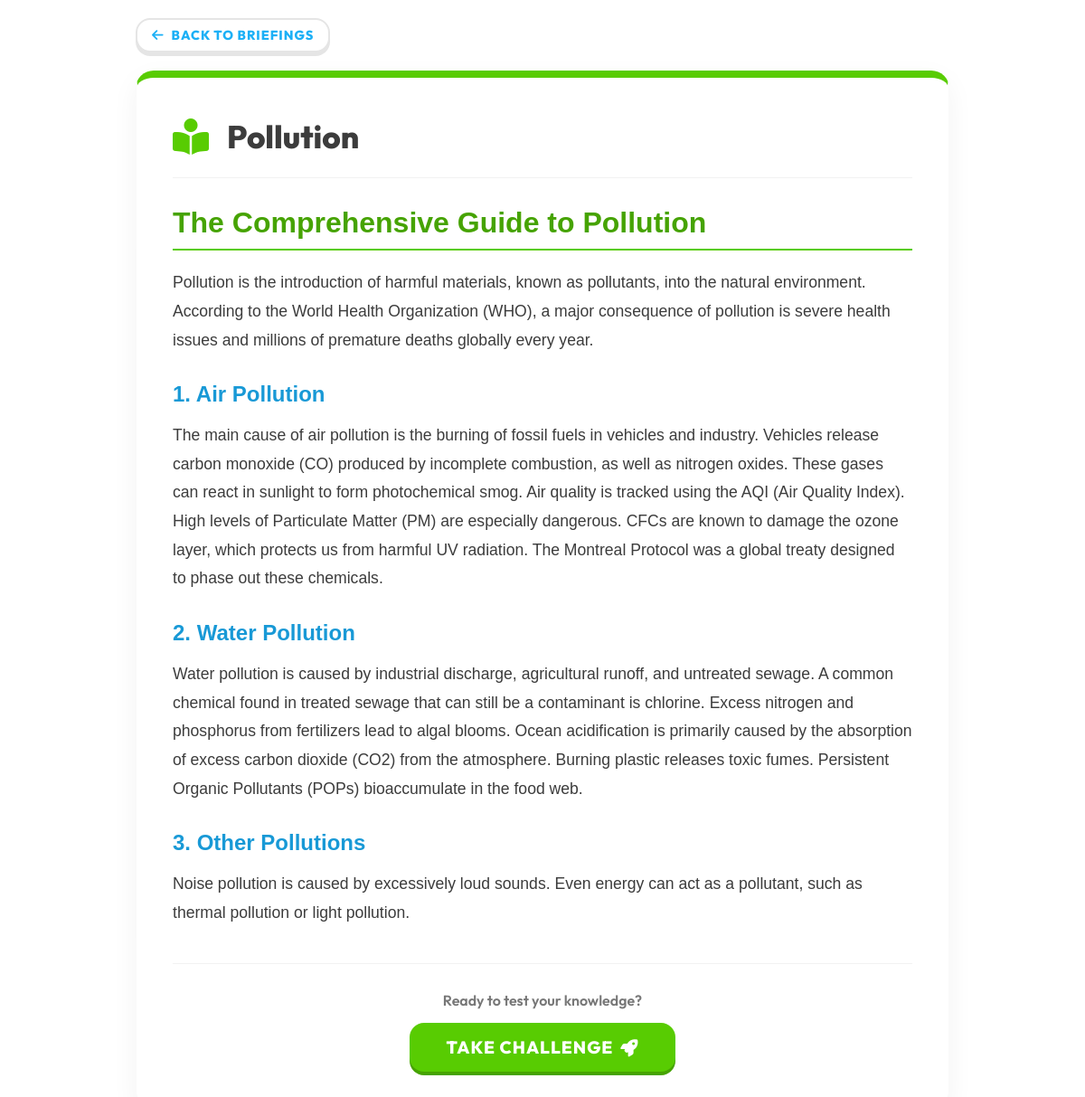
The app's page /learning/1 with its own data.
### tables this page shows
CREATE TABLE topics (
    topic_id INTEGER PRIMARY KEY AUTOINCREMENT,
    topic_name TEXT NOT NULL,
    content TEXT
);

### app.py (the view)
@app.route("/learning/<int:topic_id>")
def topic_detail(topic_id):
    conn = get_connection()
    cursor = conn.cursor()
    cursor.execute("SELECT topic_id, topic_name, content FROM topics WHERE topic_id=?", (topic_id,))
    topic = cursor.fetchone()
    conn.close()
    if not topic:
        return redirect("/learning")
    return render_template("topic_detail.html", topic=topic)

### app.py (called while the page is built)
def get_connection():
    return sqlite3.connect("database.db")

### templates/topic_detail.html (shortened to what this page needs)
{% extends "base.html" %}
{% block content %}
<div class="animate-fade-in" style="max-width: 900px; margin: 0 auto;">
    <div style="margin-bottom: 20px;">
        <a href="{{ url_for('learning') }}" class="btn btn-secondary" style="padding: 8px 16px; font-size: 0.9rem;">
            <i class="fa-solid fa-arrow-left"></i> Back to Briefings
        </a>
    </div>
    <div class="card" style="border-top: 8px solid var(--primary); padding: 40px;">
        <div
            style="display: flex; align-items: center; gap: 20px; margin-bottom: 30px; border-bottom: 1px solid rgba(0,0,0,0.05); padding-bottom: 20px;">
            <div style="font-size: 2.5rem; color: var(--primary);">
                <i class="fa-solid fa-book-open-reader"></i>
            </div>
            <h1 style="font-size: 2.2rem; color: var(--text-main); margin: 0;">{{ topic[1] }}</h1>
        </div>
        <div class="detailed-content" style="line-height: 1.8; color: var(--text-main); font-size: 1.1rem;">
            {{ topic[2] | safe }}
        </div>
        <div style="margin-top: 40px; padding-top: 30px; border-top: 1px solid rgba(0,0,0,0.05); text-align: center;">
            <p class="text-muted" style="margin-bottom: 15px; font-weight: 600;">Ready to test your knowledge?</p>
            <a href="{{ url_for('quiz', topic_id=topic[0]) }}" class="btn"
                style="font-size: 1.2rem; padding: 15px 40px;">
                Take Challenge <i class="fa-solid fa-rocket"></i>
            </a>
        </div>
    </div>
</div>
{% endblock %}

### static/style.css (style rules this page uses)
:root { --primary: #58CC02; --primary-dark: #46a302; --primary-light: #89E219; --secondary: #1CB0F6; --secondary-dark: #1899d6; --accent: #FFC800; --danger: #FF4B4B; --danger-dark: #EA2B2B; --background: #FFFFFF; --bg-light: #FFFFFF; --bg-sidebar: #F7F7F7; --surface: #FFFFFF; --text-main: #3C3C3C; --text-muted: #777777; --warning: #FFC800; --warning-dark: #D3A600; --border-color: #E5E5E5; --glass-bg: rgba(255, 255, 255, 0.9); --glass-border: rgba(255, 255, 255, 0.4); --glass-shadow: 0 8px 32px 0 rgba(31, 38, 135, 0.07); --radius-lg: 20px; --radius-md: 16px; --radius-sm: 12px; --transition: all 0.2s ease-in-out; --font-main: 'Nunito', sans-serif; --shadow: 0 4px 15px rgba(0,0,0,0.05); --coin-gold: #FFD700; --streak-fire: #FF4500; }
* { box-sizing: border-box; margin: 0; padding: 0; }
body { font-family: 'Outfit', 'Nunito', sans-serif; background-color: var(--background); color: var(--text-main); min-height: 100vh; display: flex; overflow-x: hidden; }
h1, h2, h3, h4, h5, h6 { font-weight: 800; color: var(--text-main); line-height: 1.2; }
.text-muted { color: var(--text-muted); }
.card { background: var(--surface); padding: 30px; border-radius: var(--radius-lg); box-shadow: 0 10px 30px rgba(0, 0, 0, 0.05); transition: var(--transition); border: 1px solid rgba(0, 0, 0, 0.02); }
.btn { display: inline-flex; align-items: center; justify-content: center; gap: 8px; background: var(--primary); color: white; padding: 14px 28px; border: none; border-radius: var(--radius-md); font-size: 1.1rem; font-weight: 800; text-transform: uppercase; letter-spacing: 1px; cursor: pointer; transition: var(--transition); text-decoration: none; box-shadow: 0 4px 0 var(--primary-dark); }
.btn-secondary { background: white; color: var(--secondary); border: 2px solid var(--border-color); box-shadow: 0 4px 0 var(--border-color); }
.briefing-content { font-family: 'Nunito', sans-serif; line-height: 1.8; }
.briefing-title { color: var(--primary-dark); font-size: 2rem; border-bottom: 2px solid var(--primary); padding-bottom: 10px; margin-top: 30px; margin-bottom: 20px; }
.briefing-section { color: var(--secondary-dark); margin-top: 30px; margin-bottom: 15px; font-size: 1.5rem; }
.animate-fade-in { animation: fadeIn 0.6s cubic-bezier(0.4, 0, 0.2, 1) forwards; }

### records on screen
topics: topic_name "Pollution", content "The Comprehensive Guide to Pollution Pollution is the introduction of harmful materials, known as pollutants, into the natural environment. According to the World Health Organization (WHO), a major consequence of pollution is severe health issues and millions of premature deaths globally every year. 1. Air Pollution The main cause of air pollution is the burning of fossil fuels in vehicles and industry. Vehicles release carbon monoxide (CO) produced by incomplete combustion, as well as nitrogen oxides. These gases can react in sunlight to form photochemical smog. Air quality is tracked using the AQI (Air Quality Index). High levels of Particulate Matter (PM) are especially dangerous. CFCs…"
